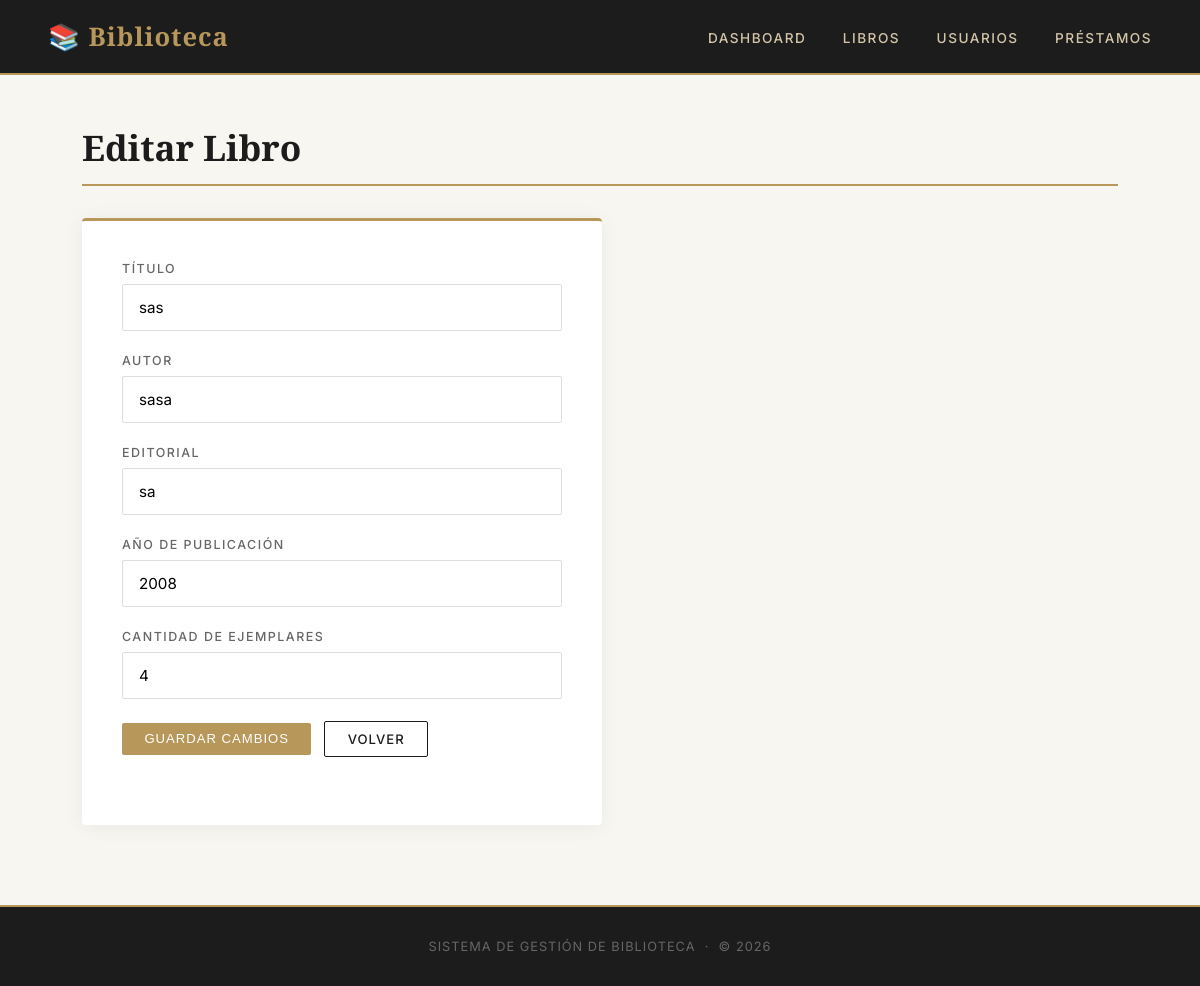
Screenshot of /libros/editar/1 with the database file from the repository.
### app/models/libro.py (models this page shows)
class Libro(db.Model):
    __tablename__ = 'libros'
    id = db.Column(db.Integer, primary_key=True)
    titulo = db.Column(db.String(200), nullable=False)
    autor = db.Column(db.String(100), nullable=False)
    editorial = db.Column(db.String(100), nullable=False)
    anio_publicacion = db.Column(db.Integer, nullable=False)
    cantidad_ejemplares = db.Column(db.Integer, nullable=False)

### app/routes/libros.py (the view, shortened to what this page needs)
@libros_bp.route('/editar/<int:id>', methods=['GET', 'POST'])
def editar(id):
    libro = Libro.query.get_or_404(id)
    return render_template('libros/editar.html', libro=libro)

### app/templates/libros/editar.html (shortened to what this page needs)
{% extends 'base.html' %}
{% block content %}
<h1>Editar Libro</h1>
<div class="form-card">
    <form method="POST">
        <div class="form-group">
            <label>Título</label>
            <input type="text" name="titulo" value="{{ libro.titulo }}" required>
        </div>
        <div class="form-group">
            <label>Autor</label>
            <input type="text" name="autor" value="{{ libro.autor }}" required>
        </div>
        <div class="form-group">
            <label>Editorial</label>
            <input type="text" name="editorial" value="{{ libro.editorial }}" required>
        </div>
        <div class="form-group">
            <label>Año de publicación</label>
            <input type="number" name="anio_publicacion" value="{{ libro.anio_publicacion }}" required>
        </div>
        <div class="form-group">
            <label>Cantidad de ejemplares</label>
            <input type="number" name="cantidad_ejemplares" value="{{ libro.cantidad_ejemplares }}" required>
        </div>
        <div class="actions">
            <button type="submit">Guardar cambios</button>
            <a href="/libros/" class="btn-secondary">Volver</a>
        </div>
    </form>
</div>
{% endblock %}

### app/templates/base.html (style rules this page uses)
* { margin: 0; padding: 0; box-sizing: border-box; }
body { font-family: 'Inter', sans-serif; background: #f8f6f1; min-height: 100vh; color: #2c2c2c; }
h1 { font-family: 'Playfair Display', serif; color: #1c1c1c; margin-bottom: 2rem; font-size: 2.2rem; font-weight: 600; border-bottom: 2px solid #b8975a; padding-bottom: 0.8rem; }
button { background: #b8975a; color: white; padding: 0.55rem 1.4rem; border-radius: 2px; text-decoration: none; border: none; cursor: pointer; font-size: 0.82rem; font-weight: 500; letter-spacing: 1px; text-transform: uppercase; transition: background 0.3s; }
a.btn-secondary { background: transparent; color: #1c1c1c; padding: 0.55rem 1.4rem; border-radius: 2px; text-decoration: none; font-size: 0.82rem; font-weight: 500; letter-spacing: 1px; text-transform: uppercase; border: 1px solid #1c1c1c; transition: all 0.3s; display: inline-block; }
.form-group { margin-bottom: 1.4rem; }
.form-group label { display: block; margin-bottom: 0.5rem; color: #666; font-size: 0.78rem; font-weight: 500; letter-spacing: 1.5px; text-transform: uppercase; }
.form-group input, .form-group select { width: 100%; padding: 0.8rem 1rem; border: 1px solid #ddd; border-radius: 2px; font-size: 0.95rem; background: white; font-family: 'Inter', sans-serif; transition: border-color 0.3s; }
.form-card { background: white; padding: 2.5rem; border-radius: 4px; box-shadow: 0 2px 20px rgba(0,0,0,0.06); max-width: 520px; border-top: 3px solid #b8975a; }
.actions { display: flex; gap: 0.8rem; align-items: center; margin-bottom: 1.8rem; }

### rows the page displays
Libro: titulo "sas", autor "sasa", editorial "sa", anio_publicacion "2008", cantidad_ejemplares "4"
